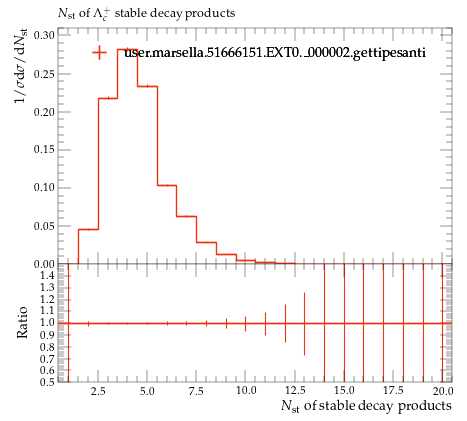

Write Python code to recreate this figure.
#! /usr/bin/env python

# This Python script was auto-generated using YODA v2.0.2.
# Analysis object: /MC_HFDECAYS/LAMBDACPLUS_stable_mult
# Timestamp: 24-07-2026 (16:40:05)

import matplotlib as mpl
import matplotlib.pyplot as plt
mpl.use('Agg') # comment out for interactive use
import os
import numpy as np

plotDir = os.path.split(os.path.realpath(__file__))[0]
if 'YODA_USER_PLOT_PATH' in globals():
    plot_outdir = globals()['YODA_USER_PLOT_PATH']
else:
    plot_outdir = plotDir

#plot style
plt.style.use(os.path.join(plotDir, '../default.mplstyle'))
# plot metadata
figW, figH = plt.rcParams['figure.figsize']
ax_xLabel = r'$N_\mathrm{st}$ of stable decay products'
ax_yLabel = r'$1/\sigma \mathrm{d}\sigma/\mathrm{d}N_\mathrm{st}$'
ax_title  = r'$N_\mathrm{st}$ of $\Lambda^+_c$ stable decay products'
ax_xScale = 'linear'
ax_yScale = 'linear'
xLims = (0.5, 20.5)
yLims = (0.0, 0.31002818)

# TeX-friendly labels for the legend
labels = {
    'legend' : ([ r"user.marsella.51666151.EXT0.\_000002.gettipesanti" ], r""),
}

# Adjust canvas width and height
canvasW = 10.0
canvasH = 9.0
figW *= canvasW/10.
figH *= canvasH/9.

# Create figure and axis objects
fig, (ax, ratio0_ax) = plt.subplots(2, 1, sharex=True,
                  figsize=(figW,figH), gridspec_kw={'height_ratios': (6.0, 3.0)})

# Set figure margins
plt.subplots_adjust(
    left   = 1.0 * plt.rcParams['figure.subplot.left'],
    right  = 1.0 * plt.rcParams['figure.subplot.right'],
    top    = 1.0 * plt.rcParams['figure.subplot.top'],
    bottom = 1.0 * plt.rcParams['figure.subplot.bottom'])

ratio0_ax.yaxis.set_major_locator(mpl.ticker.MultipleLocator(0.1))
ratio0_ax.set_ylim(0.5, 1.4999)
ratio0_ax.set_ylabel('Ratio')

# the numerical data is stored in a separate file
dataf = dict()
prefix = os.path.split(__file__)[0]
if prefix:    prefix = prefix + '/'
exec(open(prefix+'LAMBDACPLUS_stable_mult__data.py').read(), dataf)


legend_handles = dict() # keep track of handles for the legend

# style options for curves
# starts at zorder>=5 to draw curve on top of legend
styles = {
  'user.marsella.51666151.EXT0._000002.gettipesanti.yoda.gz': {
    'color' : '#EE3311',
    'linestyle' : '-',
    'linewidth' : 1,
    'marker' : 'none',
    'markersize' : 2,
    'capsize' : 0.0,
    'zorder' : 5,
    'histstyle' : 1,
    'drawstyle' : 'steps-pre',
    'xerrorbars' : 1,
    'yerrorbars' : 1,
    'fillcolor' : None,
    'fillopacity' : 1.0,
    'ratio0_linestyle' : '-',
    'ratio0_linewidth' : 1,
    'ratio0_marker' : 'none',
    'ratio0_markersize' : 2,
    'ratio0_capsize' : 0.0,
    'ratio0_zorder' : 5,
    'ratio0_histstyle' : 1,
    'ratio0_drawstyle' : 'steps-pre',
    'ratio0_xerrorbars' : 1,
    'ratio0_yerrorbars' : 1,
  },
}

# curve from input yoda files in main panel
for label, yvals in dataf['yvals'].items():
    if all(np.isnan(v) for v in dataf['yvals'][label]):
        continue
    tmp = None
    if styles[label]['histstyle']: # draw as histogram
        xpos = dataf['xedges'][label] if styles[label]['drawstyle'] else dataf['xpoints'][label]
        ypos = np.insert(yvals, 0, yvals[0]) if styles[label]['drawstyle'] else yvals
        if styles[label]['fillcolor']: # fill area below curve
            ax.fill_between(xpos, ypos, step='pre',
                            color=styles[label]['fillcolor'],
                            alpha=styles[label]['fillopacity'])
        tmp, = ax.plot(xpos, ypos,
                       color=styles[label]['color'],
                       linestyle=styles[label]['linestyle'],
                       linewidth=styles[label]['linewidth'],
                       drawstyle=styles[label]['drawstyle'], solid_joinstyle='miter',
                       zorder=styles[label]['zorder'], label=label)
    tmp = ax.errorbar(dataf['xpoints'][label], yvals,
                      xerr=np.array(dataf['xerrs'][label])*styles[label]['xerrorbars'],
                      yerr=np.array(dataf['yerrs'][label])*styles[label]['yerrorbars'],
                      fmt=styles[label]['marker'], capsize=styles[label]['capsize'],
                      markersize=styles[label]['markersize'],
                      ecolor=styles[label]['color'],
                      color=styles[label]['color'], zorder=styles[label]['zorder'])
    tmp[-1][0].set_linestyle(styles[label]['linestyle'])
    tmp[-1][0].set_linewidth(styles[label]['linewidth'])
    if label in dataf['add_legend_handle']:  legend_handles[label] = tmp
    for varLabel in dataf['variation_yvals'].keys():
        if varLabel.startswith(label):
            tmp, = ax.plot(dataf['xedges'][label], dataf['variation_yvals'][varLabel],
                           color=styles[label]['color'],
                           linestyle=styles[label]['linestyle'],
                           linewidth=styles[label]['linewidth'],
                           drawstyle='steps-pre', solid_joinstyle='miter',
                           zorder=styles[label]['zorder'], alpha=0.5)


# plots on ratio panel
# curve from input yoda files in ratio panel
for label, yvals in dataf['ratio0_yvals'].items():
    if all(np.isnan(v) for v in yvals):
        continue
    if styles[label]['ratio0_histstyle']: # plot as histogram
        xpos = dataf['xedges']['user.marsella.51666151.EXT0._000002.gettipesanti.yoda.gz'] if styles[label]['ratio0_drawstyle'] else dataf['xpoints']['user.marsella.51666151.EXT0._000002.gettipesanti.yoda.gz']
        ypos = np.insert(yvals, 0, yvals[0]) if styles[label]['ratio0_drawstyle'] else yvals
        ratio0_ax.plot(xpos, ypos,
                       color=styles[label]['color'],
                       linewidth=styles[label]['linewidth'],
                       linestyle=styles[label]['ratio0_linestyle'],
                       drawstyle=styles[label]['ratio0_drawstyle'], zorder=styles[label]['zorder'],
                       solid_joinstyle='miter')
    tmp = ratio0_ax.errorbar(dataf['xpoints']['user.marsella.51666151.EXT0._000002.gettipesanti.yoda.gz'], yvals,
                             xerr=np.array(dataf['ref_xerrs'])*styles[label]['ratio0_xerrorbars'],
                             yerr=np.array(dataf['ratio0_yerrs'][label])*styles[label]['ratio0_yerrorbars'],
                             fmt=styles[label]['ratio0_marker'], capsize=styles[label]['ratio0_capsize'],
                             markersize=styles[label]['ratio0_markersize'],
                             ecolor=styles[label]['color'],
                             color=styles[label]['color'])
    tmp[-1][0].set_linestyle(styles[label]['ratio0_linestyle'])
    tmp[-1][0].set_linewidth(styles[label]['ratio0_linewidth'])

    for varlabel in dataf['ratio0_variation_vals'].keys():
        if varlabel.startswith(label):
            ratio0_ax.plot(dataf['xedges']['user.marsella.51666151.EXT0._000002.gettipesanti.yoda.gz'],
                            dataf['ratio0_variation_vals'][varlabel],
                            color=styles[label]['color'],
                            linestyle=styles[label]['linestyle'],
                            linewidth=styles[label]['linewidth'],
                            drawstyle='steps-pre', solid_joinstyle='miter',
                            zorder=1, alpha=0.5)

legend_items = list(legend_handles.values())
ax.add_artist(ax.legend(legend_items,
                        labels['legend'][0],
                        title=labels['legend'][1],
                        alignment='left',
                        loc='upper center',
                        bbox_to_anchor=(0.5, 0.97)))

# set plot metadata as defined above
ratio0_ax.set_xlabel(ax_xLabel)
ratio0_ax.xaxis.set_label_coords(1., -0.15)
ax.set_ylabel(ax_yLabel, ha='right', va='top')
ax.yaxis.set_label_coords(-0.11, 1.0)
ax.set_title(ax_title, loc='left')
ax.set_xscale(ax_xScale)
ax.set_yscale(ax_yScale)
ax.set_xlim(xLims)
ax.set_ylim(yLims)

# tick formatting
plt.rcParams['xtick.top'] = True
plt.rcParams['ytick.right'] = True
fig.align_ylabels((ax, ratio0_ax))
plt.savefig(os.path.join(plot_outdir, 'LAMBDACPLUS_stable_mult.pdf'), format='PDF')
plt.savefig(os.path.join(plot_outdir, 'LAMBDACPLUS_stable_mult.png'), format='PNG')

plt.close(fig)
